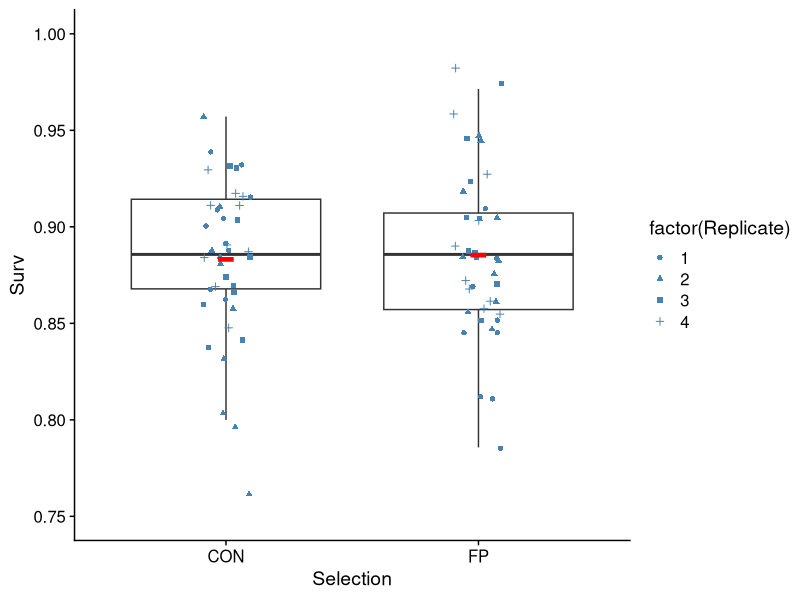

Generate this figure with R:
## ---- chunk 1
library(readxl)
library(tidyverse)
library(cowplot)
library(lmerTest)

theme_set(theme_cowplot())
## ---- chunk 2
Surv_data_raw <- read_excel("FF_Survivorship.xlsx")
#head(Surv_data_raw)

Egg_count = 70 #See methods

Surv_data <- Surv_data_raw %>% group_by(Selection, Replicate, Vial) %>% summarize(Total_flies = sum(Count)) %>% mutate(Surv = Total_flies/Egg_count)

Surv_data <- Surv_data %>% mutate(PopRep = paste(Selection, Replicate, sep="_")) %>% 
  mutate(VialNum = paste(PopRep, Vial, sep = "_V")) %>% 
  mutate_at(c("Selection", "PopRep", "VialNum"), factor)

# Remove anomalous points (greater than 70 Egg collection, or very early F2 eclosion)

Surv_data <- Surv_data %>% filter(Surv < 1)
## ---- chunk 3
fit_surv1 <- lmer(Surv ~ Selection + (1|PopRep), data = Surv_data)
#fit_surv2 <- lmer(Surv ~ Selection + (1|PopRep) + (1|VialNum), data = Surv_data) #this leads to an error due to no replication for nested vial IDs. 

anova(fit_surv1)
## ---- chunk 4
ggplot(data = Surv_data, aes(x = Selection, y = Surv)) + geom_boxplot(outlier.shape = NA) + geom_point(aes(shape = factor(Replicate)), position = position_jitter(width = 0.1), size = 1.5, color = "steelblue") + ylim(0.75, 1) + stat_summary(fun = "mean", color = "red", shape = "-", size = 4) 
